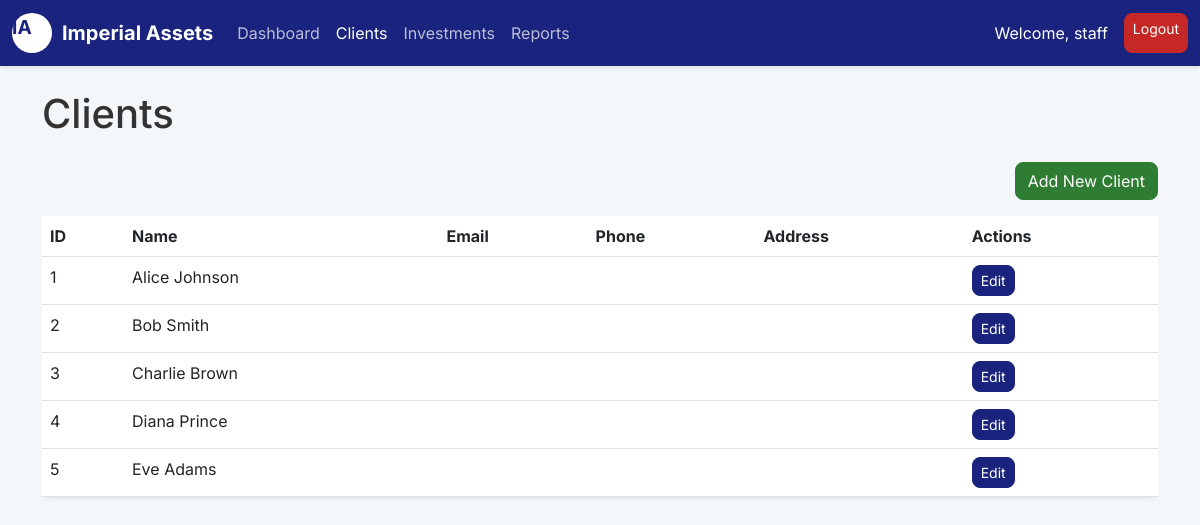
The page /html/clients.php (signed in) on the database its author committed.
### tables this page shows
CREATE TABLE `clients` (
  `client_id` int(11) NOT NULL AUTO_INCREMENT,
  `name` varchar(255) NOT NULL,
  `contact` varchar(20) DEFAULT NULL,
  `email` varchar(255) NOT NULL,
  `joined_date` date NOT NULL,
  PRIMARY KEY (`client_id`)
);

### html/clients.php (the view, shortened to what this page needs)
<!DOCTYPE html>
<html lang="en">
<head>
    <link href="https://cdn.jsdelivr.net/npm/bootstrap@5.3.0-alpha1/dist/css/bootstrap.min.css" rel="stylesheet">
    <link rel="stylesheet" href="../css/style.css">
</head>
<body>
    <nav class="navbar navbar-expand-lg navbar-dark sticky-top">
        <div class="container-fluid">
            <a class="navbar-brand d-flex align-items-center" href="#">
                <span class="logo-placeholder d-inline-block">IA</span>
                Imperial Assets
            </a>
            <div class="collapse navbar-collapse" id="navbarNav">
                <ul class="navbar-nav me-auto mb-2 mb-lg-0">
                    <li class="nav-item">
                        <a class="nav-link" href="dashboard.php">Dashboard</a>
                    </li>
                    <li class="nav-item">
                        <a class="nav-link active" href="clients.php">Clients</a>
                    </li>
                    <li class="nav-item">
                        <a class="nav-link" href="investments.php">Investments</a>
                    </li>
                    <li class="nav-item">
                        <a class="nav-link" href="reports.php">Reports</a>
                    </li>
                </ul>
                <div class="d-flex">
                    <span class="navbar-text me-3 text-white">Welcome, <?php echo $_SESSION['username']; ?></span>
                    <a class="btn btn-danger btn-sm" href="../php/logout.php">Logout</a>
                </div>
            </div>
        </div>
    </nav>
    <div class="container mt-4">
        <h1 class="mb-4">Clients</h1>
        <div class="d-flex justify-content-end mb-3">
            <button class="btn btn-success" data-bs-toggle="modal" data-bs-target="#clientModal">Add New Client</button>
        </div>
        <div class="table-responsive">
            <table class="table table-hover bg-white rounded-3 shadow-sm">
                <thead>
                    <tr>
                        <th>ID</th>
                        <th>Name</th>
                        <th>Email</th>
                        <th>Phone</th>
                        <th>Address</th>
                        <th>Actions</th>
                    </tr>
                </thead>
                <tbody>
                    <?php
                    include '../php/db.php';
                    $sql = "SELECT * FROM clients";
                    $result = $conn->query($sql);
                    while ($row = $result->fetch_assoc()):
                    ?>
                    <tr>
                        <td><?php echo $row['client_id']; ?></td>
                        <td><?php echo $row['name']; ?></td>
                        <td><?php echo $row['contact_email']; ?></td>
                        <td><?php echo $row['phone']; ?></td>
                        <td><?php echo $row['address']; ?></td>
                        <td>
                            <a href="#" class="btn btn-sm btn-primary me-2" data-bs-toggle="modal" data-bs-target="#clientModal"
                                data-client-id="<?php echo $row['client_id']; ?>"
                                data-name="<?php echo htmlspecialchars($row['name']); ?>"
                                data-email="<?php echo htmlspecialchars($row['contact_email']); ?>"
                                data-phone="<?php echo htmlspecialchars($row['phone']); ?>"
                                data-address="<?php echo htmlspecialchars($row['address']); ?>">Edit</a>
                        </td>
                    </tr>
                    <?php endwhile; $conn->close(); ?>
                </tbody>
            </table>
        </div>
    </div>
</body>
</html>

### css/style.css (style rules this page uses)
body { font-family: 'Inter', sans-serif; background-color: #f4f7f9; color: #333; }
.navbar { background-color: #1a237e; box-shadow: 0 2px 4px rgba(0,0,0,.1); }
.navbar-brand { color: #ffffff !important; font-weight: 700; }
.nav-link { color: rgba(255, 255, 255, 0.7) !important; transition: color 0.3s ease; }
.nav-link:hover, .nav-link.active { color: #ffffff !important; }
.btn-primary { background-color: #1a237e; border-color: #1a237e; border-radius: 8px; transition: background-color 0.3s ease; }
.btn-success { background-color: #2e7d32; border-color: #2e7d32; border-radius: 8px; }
.btn-danger { background-color: #c62828; border-color: #c62828; border-radius: 8px; }
.logo-placeholder { width: 40px; height: 40px; background-color: #ffffff; border-radius: 50%; display: flex; align-items: center; justify-content: center; color: #1a237e; font-weight: bold; font-size: 1.2rem; margin-right: 10px; }

### rows shown on the page
clients: client_id "1", name "Alice Johnson"
clients: client_id "2", name "Bob Smith"
clients: client_id "3", name "Charlie Brown"
clients: client_id "4", name "Diana Prince"
clients: client_id "5", name "Eve Adams"

### other values the page prints
$_SESSION['username'] "staff"
